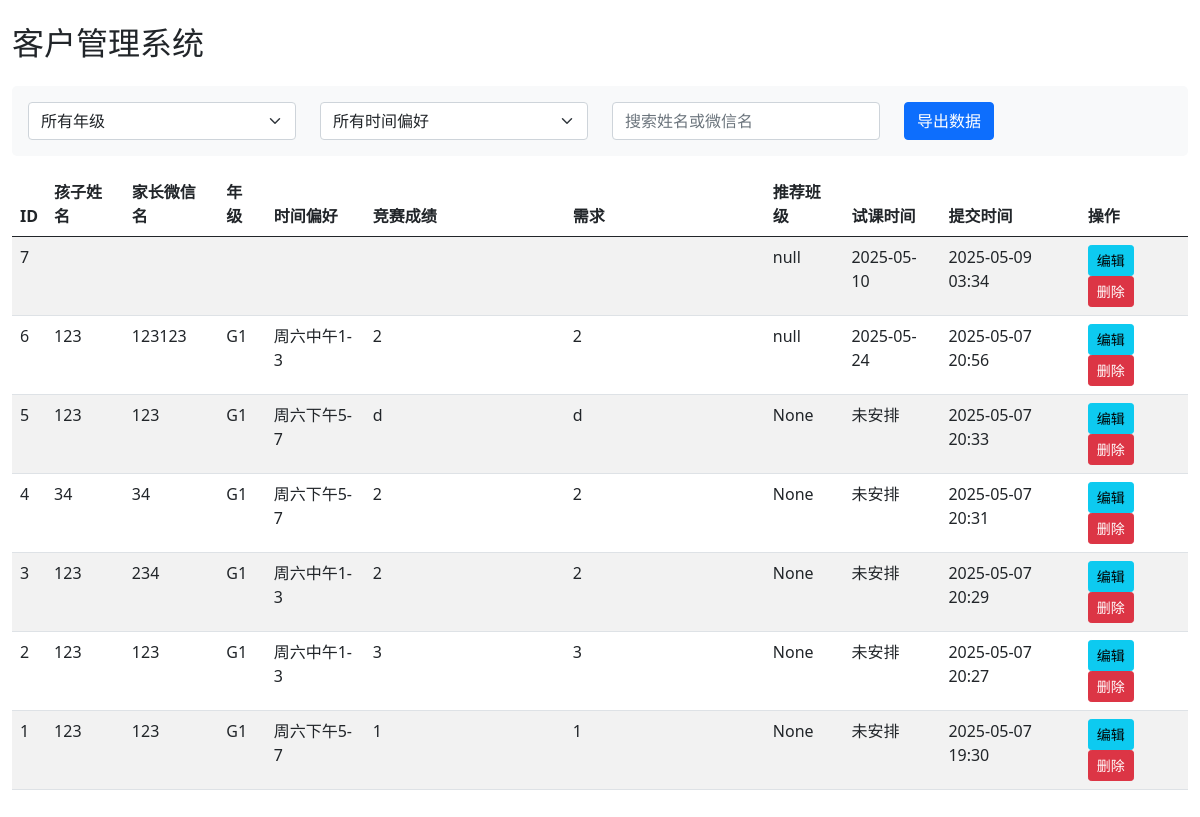
/admin, run on an earlier commit of the app's database.
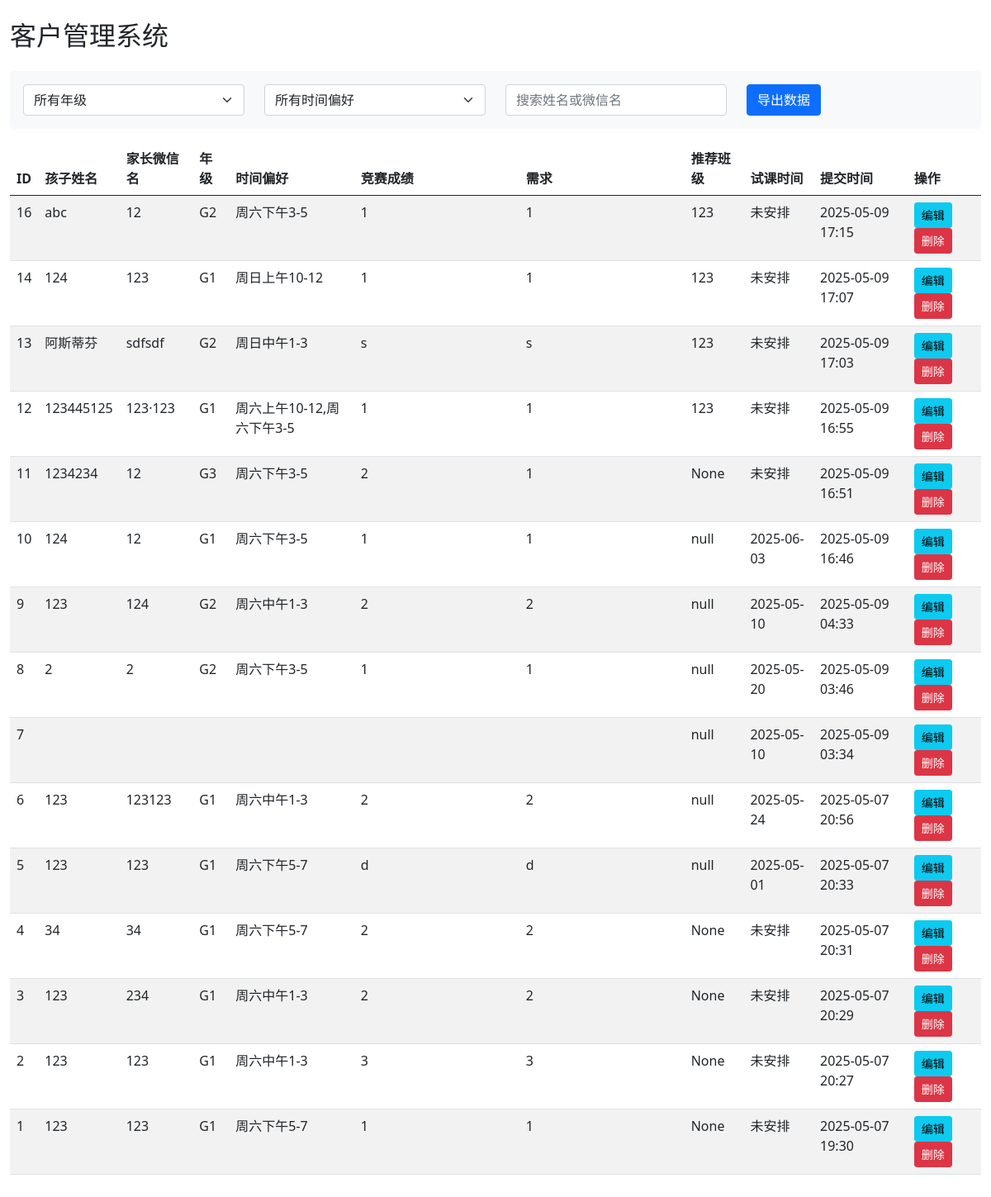
And on a later commit of the database.
### app.py (models this page shows)
class Customer(db.Model):
    id = db.Column(db.Integer, primary_key=True)
    child_name = db.Column(db.String(100), nullable=False)
    wechat_name = db.Column(db.String(100), nullable=False)
    grade = db.Column(db.String(50), nullable=False)
    preferred_time = db.Column(db.String(200))
    competition_experience = db.Column(db.Text)
    needs = db.Column(db.Text)
    recommended_class = db.Column(db.String(100))
    trial_class_time = db.Column(db.Date)  # 只存日期
    future_trial_time = db.Column(db.Date)  # 未来预定字符串
    created_at = db.Column(db.DateTime, default=datetime.utcnow)

### app.py (the view)
@app.route('/admin')
def admin():
    customers = Customer.query.order_by(Customer.created_at.desc()).all()
    return render_template('admin.html', customers=customers)

### templates/admin.html (shortened to what this page needs)
<!DOCTYPE html>
<html lang="zh">
<head>
    <link href="https://cdn.jsdelivr.net/npm/bootstrap@5.1.0/dist/css/bootstrap.min.css" rel="stylesheet">
    <link href="https://cdn.jsdelivr.net/npm/datatables@1.10.18/media/css/jquery.dataTables.min.css" rel="stylesheet">
</head>
<body>
    <div class="container-fluid py-4">
        <h2 class="mb-4">客户管理系统</h2>
        <div class="filter-section">
            <div class="row">
                <div class="col-md-3">
                    <select class="form-select" id="gradeFilter">
                        <option value="">所有年级</option>
                    </select>
                </div>
                <div class="col-md-3">
                    <select class="form-select" id="timeFilter">
                        <option value="">所有时间偏好</option>
                    </select>
                </div>
                <div class="col-md-3">
                    <input type="text" class="form-control" id="searchInput" placeholder="搜索姓名或微信名">
                </div>
                <div class="col-md-3">
                    <button class="btn btn-primary" onclick="exportData()">导出数据</button>
                </div>
            </div>
        </div>
        <div class="table-responsive">
            <table class="table table-striped" id="customersTable">
                <thead>
                    <tr>
                        <th>ID</th>
                        <th>孩子姓名</th>
                        <th>家长微信名</th>
                        <th>年级</th>
                        <th>时间偏好</th>
                        <th style="min-width: 200px;">竞赛成绩</th>
                        <th style="min-width: 200px;">需求</th>
                        <th>推荐班级</th>
                        <th>试课时间</th>
                        <th>提交时间</th>
                        <th>操作</th>
                    </tr>
                </thead>
                <tbody>
                    {% for customer in customers %}
                    <tr>
                        <td>{{ customer.id }}</td>
                        <td>{{ customer.child_name }}</td>
                        <td>{{ customer.wechat_name }}</td>
                        <td>{{ customer.grade }}</td>
                        <td>{{ customer.preferred_time }}</td>
                        <td>
                            <div class="text-wrap" style="max-height: 100px; overflow-y: auto;">
                                {{ customer.competition_experience }}
                            </div>
                        </td>
                        <td>
                            <div class="text-wrap" style="max-height: 100px; overflow-y: auto;">
                                {{ customer.needs }}
                            </div>
                        </td>
                        <td>{{ customer.recommended_class }}</td>
                        <td>{{ customer.trial_class_time or customer.future_trial_time or '未安排' }}</td>
                        <td>{{ customer.created_at.strftime('%Y-%m-%d %H:%M') }}</td>
                        <td>
                            <button class="btn btn-sm btn-info" onclick="editCustomer({{ customer.id }})">编辑</button>
                            <button class="btn btn-sm btn-danger" onclick="deleteCustomer({{ customer.id }})">删除</button>
                        </td>
                    </tr>
                    {% endfor %}
                </tbody>
            </table>
        </div>
    </div>
</body>
</html>

What changed in the data, as far as the page shows it:
added Customer: id "16", child_name "abc", wechat_name "12", grade "G2", preferred_time "周六下午3-5", competition_experience "1", needs "1", recommended_class "123", trial_class_time+future_trial_time "未安排", created_at "2025-05-09 17:15"
added Customer: id "14", child_name "124", wechat_name "123", grade "G1", preferred_time "周日上午10-12", competition_experience "1", needs "1", recommended_class "123", trial_class_time+future_trial_time "未安排", created_at "2025-05-09 17:07"
added Customer: id "13", child_name "阿斯蒂芬", wechat_name "sdfsdf", grade "G2", preferred_time "周日中午1-3", competition_experience "s", needs "s", recommended_class "123", trial_class_time+future_trial_time "未安排", created_at "2025-05-09 17:03"
added Customer: id "12", child_name "123445125", wechat_name "123·123", grade "G1", preferred_time "周六上午10-12,周六下午3-5", competition_experience "1", needs "1", recommended_class "123", trial_class_time+future_trial_time "未安排", created_at "2025-05-09 16:55"
added Customer: id "11", child_name "1234234", wechat_name "12", grade "G3", preferred_time "周六下午3-5", competition_experience "2", needs "1", recommended_class "None", trial_class_time+future_trial_time "未安排", created_at "2025-05-09 16:51"
added Customer: id "10", child_name "124", wechat_name "12", grade "G1", preferred_time "周六下午3-5", competition_experience "1", needs "1", recommended_class "null", trial_class_time+future_trial_time "2025-06-03", created_at "2025-05-09 16:46"
added Customer: id "9", child_name "123", wechat_name "124", grade "G2", preferred_time "周六中午1-3", competition_experience "2", needs "2", recommended_class "null", trial_class_time+future_trial_time "2025-05-10", created_at "2025-05-09 04:33"
added Customer: id "8", child_name "2", wechat_name "2", grade "G2", preferred_time "周六下午3-5", competition_experience "1", needs "1", recommended_class "null", trial_class_time+future_trial_time "2025-05-20", created_at "2025-05-09 03:46"
changed Customer id 5: recommended_class "None" → "null"; trial_class_time+future_trial_time "未安排" → "2025-05-01"
